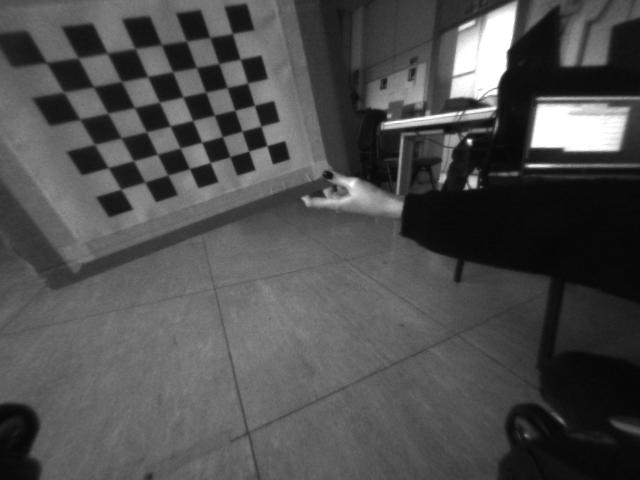
#> input picture images/img1.jpg, 640 x 480 px; its folder holds only this picture in this run
$ python cam_calibration.py
#> lines starting #> are read from the running program, lines starting #| are printed output that depends on the picture; after the words box and inside, x2 and y2 are one past the last pixel; in counts of white or black regions, pixels touching at a corner belong together; long printed decimals are rounded
#!/usr/bin/env python
import numpy as np
import cv2 as cv
import glob
import yaml

chessboardSize = (8,6)

# termination criteria
criteria = (cv.TERM_CRITERIA_EPS + cv.TERM_CRITERIA_MAX_ITER, 30, 0.001)

# prepare object points, like (0,0,0), (1,0,0), (2,0,0) ....,(6,5,0)
objp = np.zeros((chessboardSize[0] * chessboardSize[1], 3), np.float32)
objp[:,:2] = np.mgrid[0:chessboardSize[0],0:chessboardSize[1]].T.reshape(-1,2)

# Arrays to store object points and image points from all the images.
objpoints = [] # 3d point in real world space
imgpoints = [] # 2d points in image plane.

images = glob.glob(r'images/*.jpg')
# print(len(images))
found = 0
discarded = 0

for image in images:
    img = cv.imread(image)
#> img is the input picture: shape (480, 640, 3); min 5, max 255, mean 78.2
    gray = cv.cvtColor(img, cv.COLOR_BGR2GRAY)
    # Find the chess board corners
    ret, corners = cv.findChessboardCorners(gray, chessboardSize, None)
#> ret = True; corners = 48 rows, first 8: [46.41, 62.58], [77.87, 57.84], [107.5, 52.97], [135.5, 48.39], [161.9, 45.07], [186.8, 41.01], [210, 37.29], [232.5, 33.46]

    # If found, add object points, image points (after refining them)
    if ret == True:
        print(image)
        objpoints.append(objp)
        corners2 = cv.cornerSubPix(gray, corners, (11,11), (-1,-1), criteria)
#> corners2 = 48 rows, first 8: [46.32, 62.57], [78.13, 57.94], [107.3, 53.09], [135.1, 48.52], [161.4, 44.81], [186.4, 41.15], [209.8, 37.35], [232.4, 33.54]
        imgpoints.append(corners2)
        # Draw and display the corners
        cv.drawChessboardCorners(img, chessboardSize, corners2, ret)
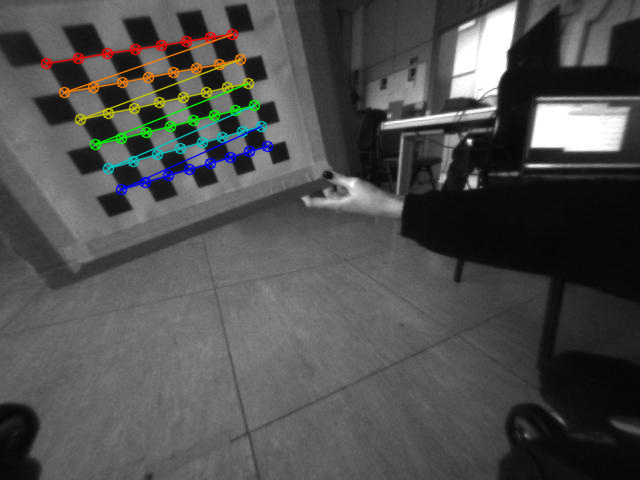
#> img: shape (480, 640, 3); 2.89% of pixels changed, all inside (x1, y1, x2, y2) = (40, 28, 274, 196)
        found += 1
        cv.imshow('img', img)
        cv.waitKey(1000)
    else:
        discarded += 1

print(found)
# print(discarded)
cv.destroyAllWindows()

############## CALIBRATION #######################################################

ret, mtx, dist, rvecs, tvecs = cv.calibrateCamera(objpoints, imgpoints, gray.shape[::-1], None, None)
#> ret = 0.157; mtx = [[290.9, 0, 314.2], [0, 274.3, 256.3], [0, 0, 1]]; dist = [[0.0226, 0.00378, 0.0136, 0.0117, -0.00251]]; rvecs = ([0.413, -0.418, -0.351],); tvecs = ([-9.64, -7.46, 10.19],)

# transform the matrix and distortion coefficients to writable lists
data = {'camera_matrix': np.asarray(mtx).tolist(),
        'dist_coeff': np.asarray(dist).tolist()}
#> data = {'camera_matrix': [[290.9, 0, 314.2], [0, 274.3, 256.3], [0, 0, 1]], 'dist_coeff': [[0.0226, 0.00378, 0.0136, 0.0117, -0.00251]]}

# and save it to a file
with open("calibration_matrix.yaml", "w") as f:
    yaml.dump(data, f)

# done

# Reprojection Error
mean_error = 0

for i in range(len(objpoints)):
    imgpoints2, _ = cv.projectPoints(objpoints[i], rvecs[i], tvecs[i], mtx, dist)
    error = cv.norm(imgpoints[i], imgpoints2, cv.NORM_L2)/len(imgpoints2)
    mean_error += error
#> this loop made 1 pass
#> (error, mean_error) on pass 1: (0.0226, 0.0226)
#> after the loop, mean_error = 0.0226

print( "total error: {}".format(mean_error/len(objpoints)) )
#| total error: 0.0226

$ run again, on images/img14.jpg
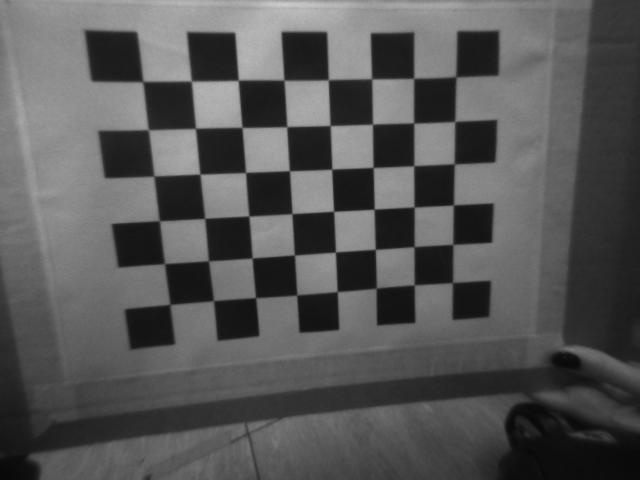
#> input picture images/img14.jpg, 640 x 480 px
#> img is the input picture: shape (480, 640, 3); min 7, max 205, mean 86.4
#> `ret, corners = cv.findChessboardCorners(gray, chessboardSize, None)`: ret = True; corners = 48 rows, first 8: [142.6, 81.6], [191.4, 81.12], [237.9, 80.5], [283.9, 80.23], [328, 79.8], [371.6, 79.03], [413.6, 78.31], [455.5, 76.7]
#> corners2 = 48 rows, first 8: [142.8, 81.52], [191.4, 81.11], [238.2, 80.23], [283.9, 80.19], [328.3, 79.72], [371.6, 78.79], [413.7, 78.34], [455.8, 76.72]
#> `cv.drawChessboardCorners(img, chessboardSize, corners2, ret)`:
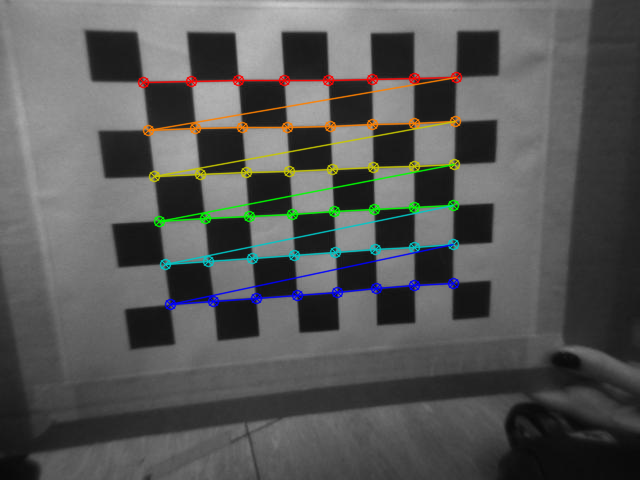
#> img: shape (480, 640, 3); 4.4% of pixels changed, all inside (x1, y1, x2, y2) = (137, 71, 463, 311)
#> `ret, mtx, dist, rvecs, tvecs = cv.calibrateCamera(objpoints, imgpoints..`: ret = 0.295; mtx = [[292.4, 0, 356.1], [0, 301, 176.1], [0, 0, 1]]; dist = [[0.0668, -0.134, -0.00374, 0.0056, 0.0894]]; rvecs = ([0.128, -0.102, -0.0367],); tvecs = ([-4.61, -1.97, 6.33],)
#> data = {'camera_matrix': [[292.4, 0, 356.1], [0, 301, 176.1], [0, 0, 1]], 'dist_coeff': [[0.0668, -0.134, -0.00374, 0.0056, 0.0894]]}
#> the loop `for i in range(len(objpoints)):` made 1 pass
#> (error, mean_error) on pass 1: (0.0425, 0.0425)
#> after the loop `for i in range(len(objpoints)):`: mean_error = 0.0425
#| total error: 0.04251

$ run again, on images/img16.jpg
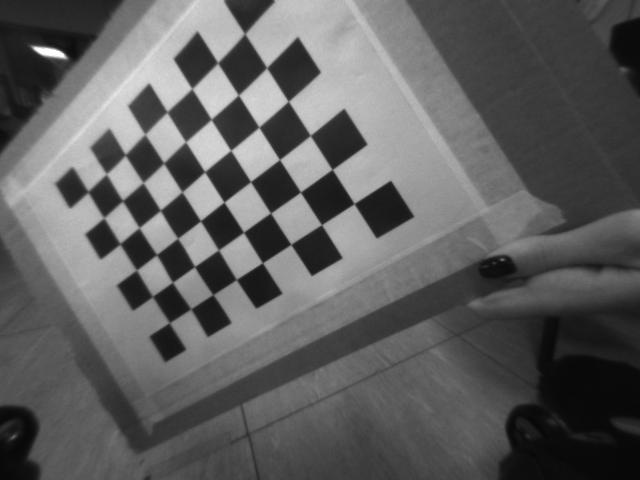
#> input picture images/img16.jpg, 640 x 480 px
#> img is the input picture: shape (480, 640, 3); min 6, max 255, mean 94.9
#> `ret, corners = cv.findChessboardCorners(gray, chessboardSize, None)`: ret = True; corners = 48 rows, first 8: [88.07, 191.5], [106.4, 173.6], [125.1, 154.7], [145.2, 134], [167.2, 112.1], [192, 88.47], [217.9, 62.66], [245, 33.83]
#> corners2 = 48 rows, first 8: [87.98, 191.7], [106.5, 174], [125.3, 154.8], [144.8, 134.4], [167, 112], [191.9, 88.67], [217.7, 62.85], [244.7, 33.64]
#> `cv.drawChessboardCorners(img, chessboardSize, corners2, ret)`:
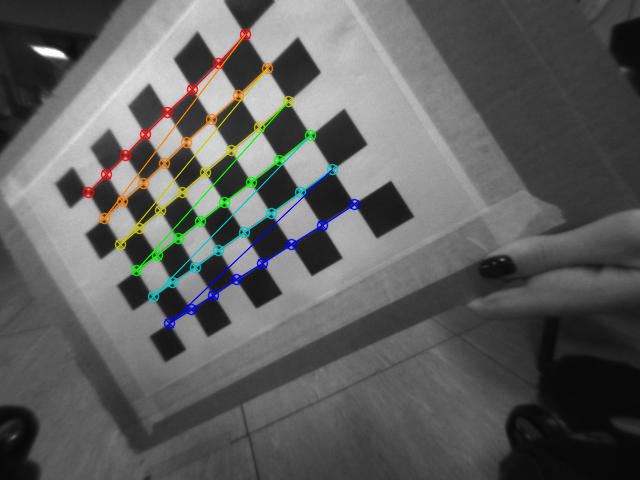
#> img: shape (480, 640, 3); 3.11% of pixels changed, all inside (x1, y1, x2, y2) = (82, 28, 361, 330)
#> `ret, mtx, dist, rvecs, tvecs = cv.calibrateCamera(objpoints, imgpoints..`: ret = 0.449; mtx = [[280, 0, 328.9], [0, 273.1, 236.3], [0, 0, 1]]; dist = [[0.00325, 0.0225, -0.000628, 0.00097, -0.0212]]; rvecs = ([0.0579, 0.304, -0.559],); tvecs = ([-7.67, -1.45, 8.95],)
#> data = {'camera_matrix': [[280, 0, 328.9], [0, 273.1, 236.3], [0, 0, 1]], 'dist_coeff': [[0.00325, 0.0225, -0.000628, 0.00097, -0.0212]]}
#> the loop `for i in range(len(objpoints)):` made 1 pass
#> (error, mean_error) on pass 1: (0.0648, 0.0648)
#> after the loop `for i in range(len(objpoints)):`: mean_error = 0.0648
#| total error: 0.06476

$ run again, on images/img17.jpg
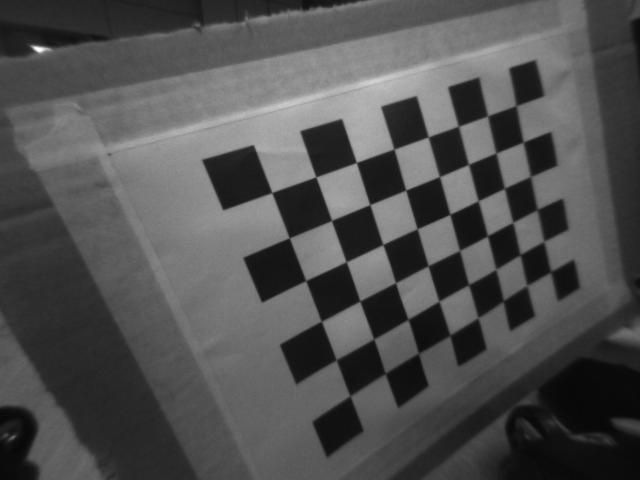
#> input picture images/img17.jpg, 640 x 480 px
#> img is the input picture: shape (480, 640, 3); min 6, max 255, mean 80.6
#> `ret, corners = cv.findChessboardCorners(gray, chessboardSize, None)`: ret = True; corners = 48 rows, first 8: [271.8, 192.6], [315.9, 176.8], [356.4, 162.5], [393.6, 148.9], [428.4, 137.1], [458.4, 126.3], [487.4, 116], [514.4, 106.1]
#> corners2 = 48 rows, first 8: [271.9, 192.5], [315.8, 176.9], [356.4, 162.5], [393.9, 149.1], [428.3, 136.9], [458.4, 126.2], [487.6, 115.9], [516, 105.6]
#> `cv.drawChessboardCorners(img, chessboardSize, corners2, ret)`:
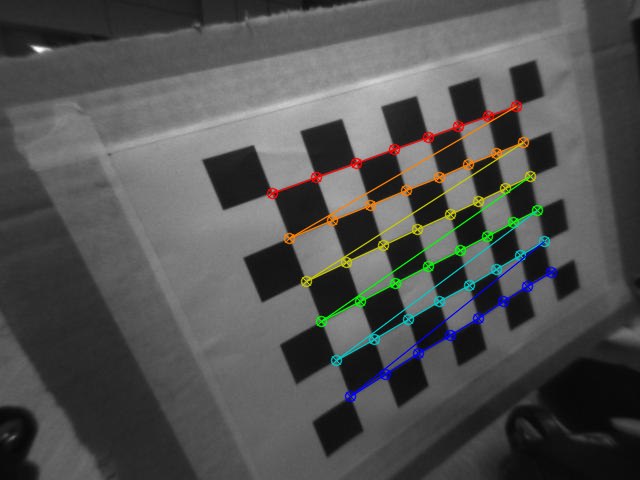
#> img: shape (480, 640, 3); 3.57% of pixels changed, all inside (x1, y1, x2, y2) = (266, 100, 558, 403)
#> `ret, mtx, dist, rvecs, tvecs = cv.calibrateCamera(objpoints, imgpoints..`: ret = 0.394; mtx = [[434.1, 0, 325.2], [0, 403.8, 245.5], [0, 0, 1]]; dist = [[0.287, -2.36, 0.000121, 0.00155, 5.03]]; rvecs = ([0.176, -0.458, -0.373],); tvecs = ([-1.01, -1.08, 8.28],)
#> data = {'camera_matrix': [[434.1, 0, 325.2], [0, 403.8, 245.5], [0, 0, 1]], 'dist_coeff': [[0.287, -2.36, 0.000121, 0.00155, 5.03]]}
#> the loop `for i in range(len(objpoints)):` made 1 pass
#> (error, mean_error) on pass 1: (0.0568, 0.0568)
#> after the loop `for i in range(len(objpoints)):`: mean_error = 0.0568
#| total error: 0.05682

$ run again, on images/img10.jpg
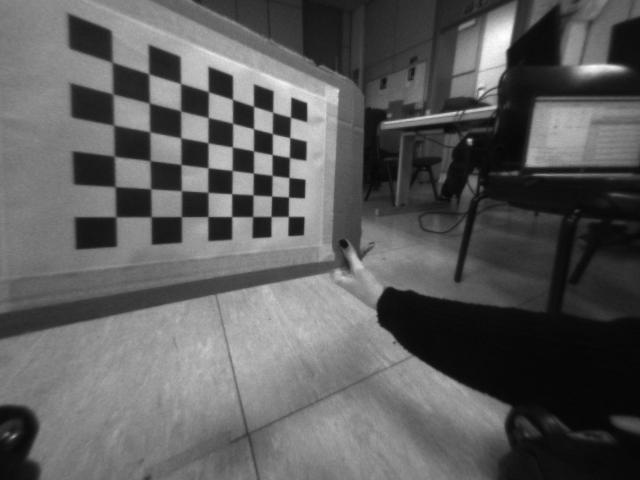
#> input picture images/img10.jpg, 640 x 480 px
#> img is the input picture: shape (480, 640, 3); min 3, max 255, mean 92.5
#> `ret, corners = cv.findChessboardCorners(gray, chessboardSize, None)`: ret = True; corners = 48 rows, first 8: [112.8, 62.31], [148.7, 73.8], [180.7, 83.63], [208.5, 91.77], [232.4, 99.36], [253.6, 106.3], [272.7, 112.2], [290.3, 117.1]
#> corners2 = 48 rows, first 8: [112.1, 62.12], [148.8, 73.86], [180.6, 83.43], [208.3, 91.75], [232.5, 99.34], [253.5, 106.3], [272.7, 112.3], [290.5, 117.3]
#> `cv.drawChessboardCorners(img, chessboardSize, corners2, ret)`:
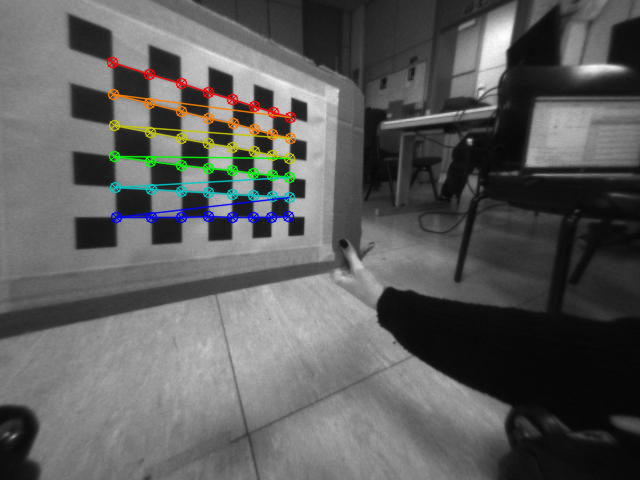
#> img: shape (480, 640, 3); 3.04% of pixels changed, all inside (x1, y1, x2, y2) = (106, 56, 297, 224)
#> `ret, mtx, dist, rvecs, tvecs = cv.calibrateCamera(objpoints, imgpoints..`: ret = 0.198; mtx = [[538.8, 0, 367.2], [0, 348.7, 240.2], [0, 0, 1]]; dist = [[-0.0685, 0.0158, -0.0122, -0.0154, 0.0276]]; rvecs = ([0.0941, -1.16, -0.022],); tvecs = ([-5.31, -5.75, 11.39],)
#> data = {'camera_matrix': [[538.8, 0, 367.2], [0, 348.7, 240.2], [0, 0, 1]], 'dist_coeff': [[-0.0685, 0.0158, -0.0122, -0.0154, 0.0276]]}
#> the loop `for i in range(len(objpoints)):` made 1 pass
#> (error, mean_error) on pass 1: (0.0285, 0.0285)
#> after the loop `for i in range(len(objpoints)):`: mean_error = 0.0285
#| total error: 0.02852
